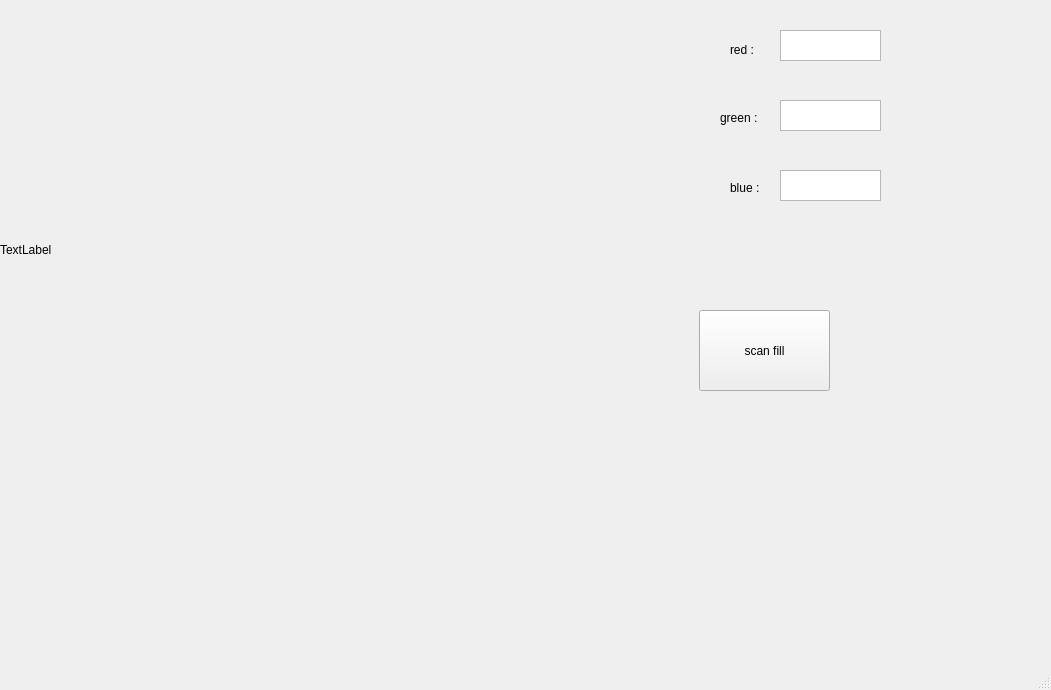
<?xml version="1.0" encoding="UTF-8"?>
<ui version="4.0">
 <class>MainWindow</class>
 <widget class="QMainWindow" name="MainWindow">
  <property name="geometry">
   <rect>
    <x>0</x>
    <y>0</y>
    <width>1051</width>
    <height>690</height>
   </rect>
  </property>
  <property name="windowTitle">
   <string>MainWindow</string>
  </property>
  <widget class="QWidget" name="centralwidget">
   <widget class="QLabel" name="label">
    <property name="geometry">
     <rect>
      <x>0</x>
      <y>0</y>
      <width>500</width>
      <height>500</height>
     </rect>
    </property>
    <property name="text">
     <string>TextLabel</string>
    </property>
   </widget>
   <widget class="QTextEdit" name="r">
    <property name="geometry">
     <rect>
      <x>780</x>
      <y>30</y>
      <width>101</width>
      <height>31</height>
     </rect>
    </property>
   </widget>
   <widget class="QLabel" name="label_2">
    <property name="geometry">
     <rect>
      <x>730</x>
      <y>40</y>
      <width>41</width>
      <height>20</height>
     </rect>
    </property>
    <property name="text">
     <string>red :</string>
    </property>
   </widget>
   <widget class="QTextEdit" name="g">
    <property name="geometry">
     <rect>
      <x>780</x>
      <y>100</y>
      <width>101</width>
      <height>31</height>
     </rect>
    </property>
   </widget>
   <widget class="QTextEdit" name="b">
    <property name="geometry">
     <rect>
      <x>780</x>
      <y>170</y>
      <width>101</width>
      <height>31</height>
     </rect>
    </property>
   </widget>
   <widget class="QLabel" name="label_3">
    <property name="geometry">
     <rect>
      <x>720</x>
      <y>110</y>
      <width>55</width>
      <height>16</height>
     </rect>
    </property>
    <property name="text">
     <string>green :</string>
    </property>
   </widget>
   <widget class="QLabel" name="label_4">
    <property name="geometry">
     <rect>
      <x>730</x>
      <y>180</y>
      <width>41</width>
      <height>16</height>
     </rect>
    </property>
    <property name="text">
     <string>blue :</string>
    </property>
   </widget>
   <widget class="QPushButton" name="pushButton">
    <property name="geometry">
     <rect>
      <x>699</x>
      <y>310</y>
      <width>131</width>
      <height>81</height>
     </rect>
    </property>
    <property name="text">
     <string>scan fill</string>
    </property>
   </widget>
  </widget>
  <widget class="QMenuBar" name="menubar">
   <property name="geometry">
    <rect>
     <x>0</x>
     <y>0</y>
     <width>1051</width>
     <height>25</height>
    </rect>
   </property>
  </widget>
  <widget class="QStatusBar" name="statusbar"/>
 </widget>
 <resources/>
 <connections/>
</ui>
